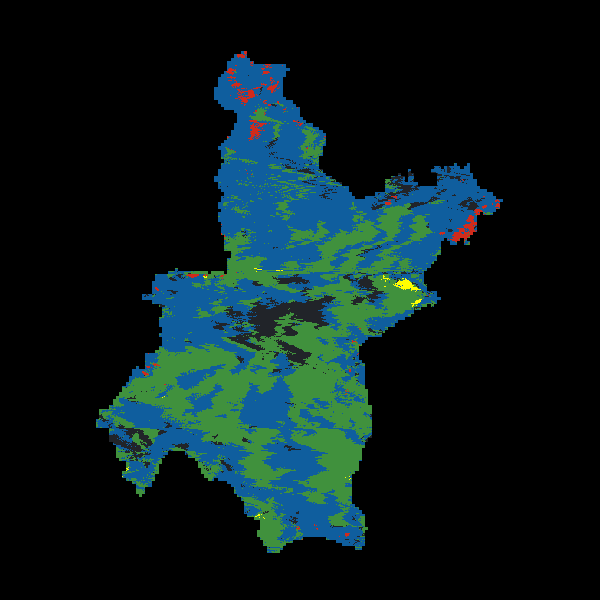
#> input picture examples.png, 600 x 600 px
$ python 33.py
#> lines starting #> are read from the running program, lines starting #| are printed output that depends on the picture
import cv2
import numpy as np


rec = cv2.imread('examples.png')
#> rec is the input picture: shape (600, 600, 3); mean B, G, R 27.8, 27.3, 9.5
real = cv2.imread('2010tudi.png')
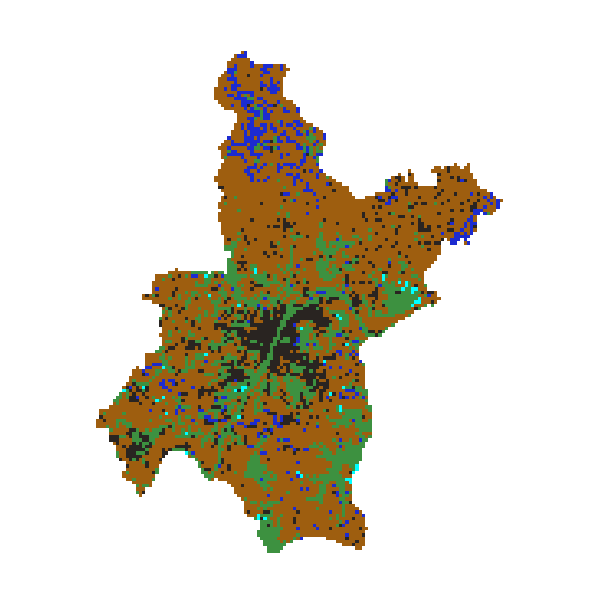
#> input picture 2010tudi.png, 600 x 600 px
#> real is the input picture: shape (600, 600, 3); mean B, G, R 201, 215, 220.6
real_first = cv2.imread('2000tudi.png')
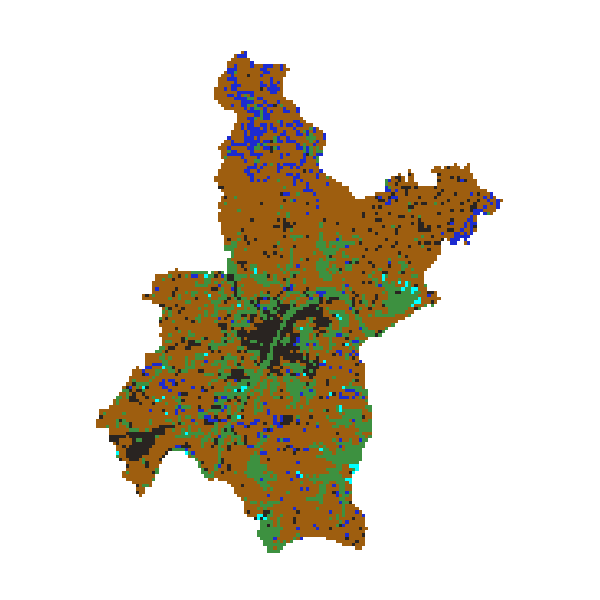
#> input picture 2000tudi.png, 600 x 600 px
#> real_first is the input picture: shape (600, 600, 3); mean B, G, R 200.9, 215.1, 221.3
cut_0=[]
cut_1=[]
cut_2=[]
cut_3=[]
cut_4=[]
cut_5=[]
cut_6=[]
cut_7=[]
cut_8=[]
cut_9=[]
pointxinxi={'0':(15,94,158),'1':(208,43,28),'2':(64,145,61),'3':(33,36,41),'4':(255,255,0)}
for x, imgrow in enumerate(rec):
    for y, imgpoint in enumerate(imgrow):
        if (set(imgpoint) != set((255, 255, 255))):
            if (set(imgpoint) == set((15, 94, 158))):
                cut_0.append((x, y, 0))
            elif (set(imgpoint) == set((208, 43, 28))):
                cut_1.append((x, y, 1))
            elif (set(imgpoint) == set((64, 145, 61))):
                cut_2.append((x, y, 2))
            elif (set(imgpoint) == set((33, 36, 41))):
                cut_3.append((x, y, 3))
            elif (set(imgpoint) == set((255, 255, 0))):
                cut_4.append((x, y, 4))
#> after the loop, cut_0 = 48455 items; cut_1 = 1218 items, first 6: (51, 244, 1), (51, 245, 1), (51, 246, 1), (52, 244, 1), (52, 245, 1), (52, 246, 1); cut_2 = 33950 items; cut_3 = 6252 items, first 6: (75, 248, 3), (87, 261, 3), (87, 262, 3), (88, 260, 3), (88, 261, 3), (89, 260, 3); cut_4 = 247 items, first 6: (268, 254, 4), (268, 255, 4), (268, 256, 4), (269, 257, 4), (269, 258, 4), (269, 259, 4)
for x, imgrow in enumerate(real):
    for y, imgpoint in enumerate(imgrow):
        if (set(imgpoint) != set((255, 255, 255))):
            if (set(imgpoint) == set((158, 94, 15))):
                cut_5.append((x, y, 0))
            elif (set(imgpoint) == set((28, 43, 208))):
                cut_6.append((x, y, 1))
            elif (set(imgpoint) == set((61, 145, 64))):
                cut_7.append((x, y, 2))
            elif (set(imgpoint) == set((41, 36, 33))):
                cut_8.append((x, y, 3))
            elif (set(imgpoint) == set((0, 255, 255))):
                cut_9.append((x, y, 4))
#> after the loop, cut_5 = 56897 items; cut_6 = 5299 items, first 6: (51, 244, 1), (51, 245, 1), (51, 246, 1), (52, 244, 1), (52, 245, 1), (52, 246, 1); cut_7 = 17264 items, first 6: (71, 234, 2), (71, 235, 2), (71, 236, 2), (72, 234, 2), (72, 235, 2), (72, 236, 2); cut_8 = 10104 items, first 6: (74, 247, 3), (74, 248, 3), (74, 249, 3), (75, 247, 3), (75, 248, 3), (75, 249, 3); cut_9 = 558 items, first 6: (268, 254, 4), (268, 255, 4), (268, 256, 4), (269, 254, 4), (269, 255, 4), (269, 256, 4)
cut_10=[]
cut_11=[]
cut_12=[]
cut_13=[]
cut_14=[]
for x, imgrow in enumerate(real_first):
    for y, imgpoint in enumerate(imgrow):
        if (set(imgpoint) != set((255, 255, 255))):
            if (set(imgpoint) == set((158, 94, 15))):
                cut_10.append((x, y, 0))
            elif (set(imgpoint) == set((28, 43, 208))):
                cut_11.append((x, y, 1))
            elif (set(imgpoint) == set((61, 145, 64))):
                cut_12.append((x, y, 2))
            elif (set(imgpoint) == set((41, 36, 33))):
                cut_13.append((x, y, 3))
            elif (set(imgpoint) == set((0, 255, 255))):
                cut_14.append((x, y, 3))
#> after the loop, cut_10 = 59030 items; cut_11 = 5453 items, first 6: (51, 244, 1), (51, 245, 1), (51, 246, 1), (52, 244, 1), (52, 245, 1), (52, 246, 1); cut_12 = 16461 items, first 6: (71, 234, 2), (71, 235, 2), (71, 236, 2), (72, 234, 2), (72, 235, 2), (72, 236, 2); cut_13 = 8566 items, first 6: (74, 247, 3), (74, 248, 3), (74, 249, 3), (75, 247, 3), (75, 248, 3), (75, 249, 3); cut_14 = 612 items, first 6: (268, 254, 3), (268, 255, 3), (268, 256, 3), (269, 254, 3), (269, 255, 3), (269, 256, 3)

print('2000耕地利用栅格数:',len(cut_10))
#| 2000耕地利用栅格数: 59030
print('2000林地利用栅格数:',len(cut_11))
#| 2000林地利用栅格数: 5453
print('2000草地利用栅格数:',len(cut_12))
#| 2000草地利用栅格数: 16461
print('2000建设用地利用栅格数:',len(cut_13))
#| 2000建设用地利用栅格数: 8566
print('2000水域利用栅格数:',len(cut_14))
#| 2000水域利用栅格数: 612
print('ok')
print('2010耕地利用栅格数:',len(cut_5))
#| 2010耕地利用栅格数: 56897
print('2010林地利用栅格数:',len(cut_6))
#| 2010林地利用栅格数: 5299
print('2010草地利用栅格数:',len(cut_7))
#| 2010草地利用栅格数: 17264
print('2010建设用地利用栅格数:',len(cut_8))
#| 2010建设用地利用栅格数: 10104
print('2010利用栅格数:',len(cut_9))
#| 2010利用栅格数: 558
print('ok')
print('2020耕地利用栅格数:',len(cut_0))
#| 2020耕地利用栅格数: 48455
print('2020林地利用栅格数:',len(cut_1)+8000)
#| 2020林地利用栅格数: 9218
print('2020草地利用栅格数:',len(cut_2)-13200)
#| 2020草地利用栅格数: 20750
print('2020建设用地利用栅格数:',len(cut_3)+5000)
#| 2020建设用地利用栅格数: 11252
print('2020水域利用栅格数:',len(cut_4)+200)
#| 2020水域利用栅格数: 447
